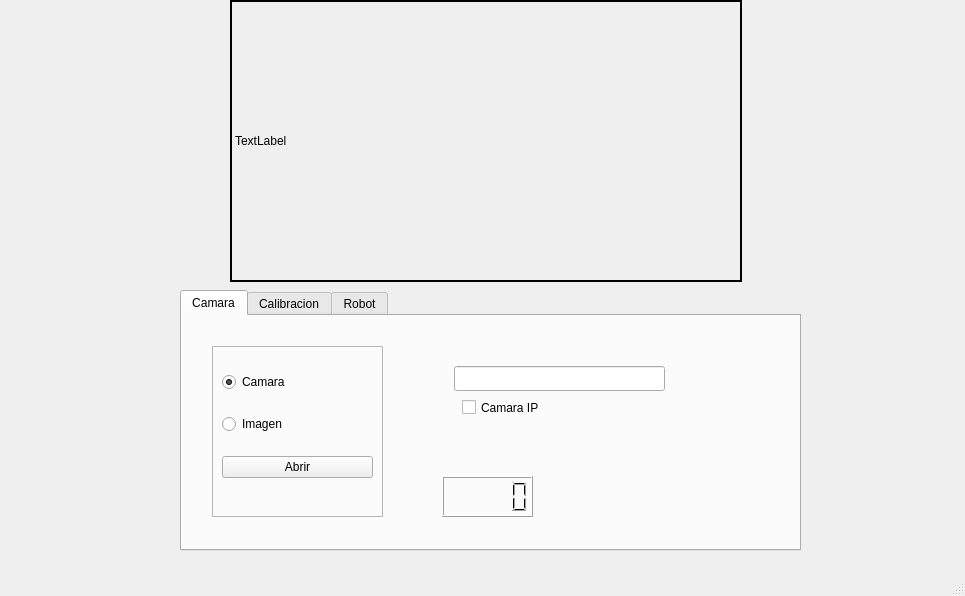
<?xml version="1.0" encoding="UTF-8"?>
<ui version="4.0">
 <class>MainWindow</class>
 <widget class="QMainWindow" name="MainWindow">
  <property name="geometry">
   <rect>
    <x>0</x>
    <y>0</y>
    <width>965</width>
    <height>596</height>
   </rect>
  </property>
  <property name="windowTitle">
   <string>MainWindow</string>
  </property>
  <widget class="QWidget" name="centralwidget">
   <widget class="QLabel" name="label">
    <property name="geometry">
     <rect>
      <x>230</x>
      <y>0</y>
      <width>512</width>
      <height>282</height>
     </rect>
    </property>
    <property name="frameShape">
     <enum>QFrame::WinPanel</enum>
    </property>
    <property name="text">
     <string>TextLabel</string>
    </property>
   </widget>
   <widget class="QTabWidget" name="tabWidget">
    <property name="geometry">
     <rect>
      <x>180</x>
      <y>290</y>
      <width>621</width>
      <height>261</height>
     </rect>
    </property>
    <property name="currentIndex">
     <number>0</number>
    </property>
    <widget class="QWidget" name="tab_4">
     <attribute name="title">
      <string>Camara</string>
     </attribute>
     <widget class="QFrame" name="frame_2">
      <property name="geometry">
       <rect>
        <x>30</x>
        <y>30</y>
        <width>171</width>
        <height>171</height>
       </rect>
      </property>
      <property name="frameShape">
       <enum>QFrame::StyledPanel</enum>
      </property>
      <property name="frameShadow">
       <enum>QFrame::Raised</enum>
      </property>
      <widget class="QWidget" name="layoutWidget">
       <property name="geometry">
        <rect>
         <x>10</x>
         <y>10</y>
         <width>151</width>
         <height>141</height>
        </rect>
       </property>
       <layout class="QVBoxLayout" name="verticalLayout_2">
        <item>
         <widget class="QRadioButton" name="radioButton_3">
          <property name="text">
           <string>Camara</string>
          </property>
          <property name="checked">
           <bool>true</bool>
          </property>
         </widget>
        </item>
        <item>
         <widget class="QRadioButton" name="radioButton_4">
          <property name="text">
           <string>Imagen</string>
          </property>
         </widget>
        </item>
        <item>
         <widget class="QPushButton" name="pushButton">
          <property name="text">
           <string>Abrir</string>
          </property>
         </widget>
        </item>
       </layout>
      </widget>
     </widget>
     <widget class="QLineEdit" name="lineEdit">
      <property name="geometry">
       <rect>
        <x>272</x>
        <y>50</y>
        <width>211</width>
        <height>25</height>
       </rect>
      </property>
     </widget>
     <widget class="QLCDNumber" name="lcdNumber">
      <property name="geometry">
       <rect>
        <x>260</x>
        <y>160</y>
        <width>91</width>
        <height>41</height>
       </rect>
      </property>
     </widget>
     <widget class="QCheckBox" name="checkBox">
      <property name="geometry">
       <rect>
        <x>280</x>
        <y>80</y>
        <width>92</width>
        <height>23</height>
       </rect>
      </property>
      <property name="text">
       <string>Camara IP</string>
      </property>
     </widget>
    </widget>
    <widget class="QWidget" name="tab_2">
     <attribute name="title">
      <string>Calibracion</string>
     </attribute>
     <widget class="QPushButton" name="pushButton_2">
      <property name="geometry">
       <rect>
        <x>10</x>
        <y>30</y>
        <width>91</width>
        <height>31</height>
       </rect>
      </property>
      <property name="text">
       <string>Calibrar Area</string>
      </property>
     </widget>
     <widget class="QFrame" name="frame">
      <property name="geometry">
       <rect>
        <x>460</x>
        <y>20</y>
        <width>151</width>
        <height>181</height>
       </rect>
      </property>
      <property name="frameShape">
       <enum>QFrame::StyledPanel</enum>
      </property>
      <property name="frameShadow">
       <enum>QFrame::Raised</enum>
      </property>
      <widget class="QWidget" name="layoutWidget">
       <property name="geometry">
        <rect>
         <x>10</x>
         <y>20</y>
         <width>134</width>
         <height>141</height>
        </rect>
       </property>
       <layout class="QVBoxLayout" name="verticalLayout_3">
        <item>
         <widget class="QRadioButton" name="radioButton">
          <property name="text">
           <string>Original</string>
          </property>
          <property name="checked">
           <bool>true</bool>
          </property>
         </widget>
        </item>
        <item>
         <widget class="QRadioButton" name="radioButton_2">
          <property name="text">
           <string>Puntos Origen</string>
          </property>
          <property name="checked">
           <bool>false</bool>
          </property>
         </widget>
        </item>
        <item>
         <widget class="QRadioButton" name="radioButton_5">
          <property name="text">
           <string>Transformacion</string>
          </property>
          <property name="checked">
           <bool>false</bool>
          </property>
         </widget>
        </item>
       </layout>
      </widget>
     </widget>
     <widget class="QPushButton" name="pushButton_3">
      <property name="geometry">
       <rect>
        <x>10</x>
        <y>80</y>
        <width>91</width>
        <height>31</height>
       </rect>
      </property>
      <property name="text">
       <string>Obejeto 1</string>
      </property>
     </widget>
     <widget class="QPushButton" name="pushButton_4">
      <property name="geometry">
       <rect>
        <x>10</x>
        <y>120</y>
        <width>91</width>
        <height>31</height>
       </rect>
      </property>
      <property name="text">
       <string>Obejeto 2</string>
      </property>
     </widget>
     <widget class="QPushButton" name="pushButton_5">
      <property name="geometry">
       <rect>
        <x>10</x>
        <y>160</y>
        <width>91</width>
        <height>31</height>
       </rect>
      </property>
      <property name="text">
       <string>Obejeto 3</string>
      </property>
     </widget>
     <widget class="QCheckBox" name="checkBox_2">
      <property name="geometry">
       <rect>
        <x>110</x>
        <y>30</y>
        <width>111</width>
        <height>23</height>
       </rect>
      </property>
      <property name="text">
       <string>Geometeria</string>
      </property>
     </widget>
     <widget class="QLabel" name="label_2">
      <property name="geometry">
       <rect>
        <x>130</x>
        <y>60</y>
        <width>16</width>
        <height>16</height>
       </rect>
      </property>
      <property name="text">
       <string>x</string>
      </property>
     </widget>
     <widget class="QLabel" name="label_3">
      <property name="geometry">
       <rect>
        <x>220</x>
        <y>60</y>
        <width>16</width>
        <height>16</height>
       </rect>
      </property>
      <property name="text">
       <string>y</string>
      </property>
     </widget>
     <widget class="QLCDNumber" name="lcdNumber_2">
      <property name="geometry">
       <rect>
        <x>110</x>
        <y>80</y>
        <width>64</width>
        <height>23</height>
       </rect>
      </property>
     </widget>
     <widget class="QLCDNumber" name="lcdNumber_3">
      <property name="geometry">
       <rect>
        <x>180</x>
        <y>80</y>
        <width>64</width>
        <height>23</height>
       </rect>
      </property>
     </widget>
     <widget class="QLCDNumber" name="lcdNumber_10">
      <property name="geometry">
       <rect>
        <x>180</x>
        <y>120</y>
        <width>64</width>
        <height>23</height>
       </rect>
      </property>
     </widget>
     <widget class="QLCDNumber" name="lcdNumber_11">
      <property name="geometry">
       <rect>
        <x>110</x>
        <y>120</y>
        <width>64</width>
        <height>23</height>
       </rect>
      </property>
     </widget>
     <widget class="QLCDNumber" name="lcdNumber_12">
      <property name="geometry">
       <rect>
        <x>180</x>
        <y>160</y>
        <width>64</width>
        <height>23</height>
       </rect>
      </property>
     </widget>
     <widget class="QLCDNumber" name="lcdNumber_13">
      <property name="geometry">
       <rect>
        <x>110</x>
        <y>160</y>
        <width>64</width>
        <height>23</height>
       </rect>
      </property>
     </widget>
     <widget class="QLabel" name="label_6">
      <property name="geometry">
       <rect>
        <x>390</x>
        <y>92</y>
        <width>21</width>
        <height>20</height>
       </rect>
      </property>
      <property name="text">
       <string>cm</string>
      </property>
     </widget>
     <widget class="QLCDNumber" name="lcdNumber_6">
      <property name="geometry">
       <rect>
        <x>320</x>
        <y>170</y>
        <width>64</width>
        <height>23</height>
       </rect>
      </property>
     </widget>
     <widget class="QLabel" name="label_8">
      <property name="geometry">
       <rect>
        <x>390</x>
        <y>180</y>
        <width>21</width>
        <height>20</height>
       </rect>
      </property>
      <property name="text">
       <string>cm</string>
      </property>
     </widget>
     <widget class="QLCDNumber" name="lcdNumber_9">
      <property name="geometry">
       <rect>
        <x>320</x>
        <y>90</y>
        <width>64</width>
        <height>23</height>
       </rect>
      </property>
     </widget>
     <widget class="QLabel" name="label_13">
      <property name="geometry">
       <rect>
        <x>300</x>
        <y>134</y>
        <width>141</width>
        <height>20</height>
       </rect>
      </property>
      <property name="text">
       <string>Distancia obj2- obj3</string>
      </property>
     </widget>
     <widget class="QLabel" name="label_14">
      <property name="geometry">
       <rect>
        <x>300</x>
        <y>60</y>
        <width>141</width>
        <height>20</height>
       </rect>
      </property>
      <property name="text">
       <string>Distancia obj1- obj2</string>
      </property>
     </widget>
    </widget>
    <widget class="QWidget" name="tab">
     <attribute name="title">
      <string>Robot</string>
     </attribute>
     <widget class="QLabel" name="label_12">
      <property name="geometry">
       <rect>
        <x>340</x>
        <y>80</y>
        <width>101</width>
        <height>20</height>
       </rect>
      </property>
      <property name="text">
       <string>No has llegado</string>
      </property>
     </widget>
     <widget class="QLabel" name="label_10">
      <property name="geometry">
       <rect>
        <x>430</x>
        <y>190</y>
        <width>51</width>
        <height>21</height>
       </rect>
      </property>
      <property name="text">
       <string>Angulo</string>
      </property>
     </widget>
     <widget class="QLabel" name="label_4">
      <property name="geometry">
       <rect>
        <x>460</x>
        <y>46</y>
        <width>141</width>
        <height>20</height>
       </rect>
      </property>
      <property name="text">
       <string>Distancia obj1- obj2</string>
      </property>
     </widget>
     <widget class="QLabel" name="label_11">
      <property name="geometry">
       <rect>
        <x>560</x>
        <y>180</y>
        <width>16</width>
        <height>16</height>
       </rect>
      </property>
      <property name="text">
       <string>o</string>
      </property>
     </widget>
     <widget class="QLCDNumber" name="lcdNumber_7">
      <property name="geometry">
       <rect>
        <x>490</x>
        <y>150</y>
        <width>64</width>
        <height>23</height>
       </rect>
      </property>
     </widget>
     <widget class="QLCDNumber" name="lcdNumber_8">
      <property name="geometry">
       <rect>
        <x>490</x>
        <y>190</y>
        <width>64</width>
        <height>23</height>
       </rect>
      </property>
     </widget>
     <widget class="QLabel" name="label_5">
      <property name="geometry">
       <rect>
        <x>570</x>
        <y>90</y>
        <width>16</width>
        <height>16</height>
       </rect>
      </property>
      <property name="text">
       <string>px</string>
      </property>
     </widget>
     <widget class="QLabel" name="label_7">
      <property name="geometry">
       <rect>
        <x>570</x>
        <y>160</y>
        <width>16</width>
        <height>16</height>
       </rect>
      </property>
      <property name="text">
       <string>px</string>
      </property>
     </widget>
     <widget class="QLCDNumber" name="lcdNumber_4">
      <property name="geometry">
       <rect>
        <x>490</x>
        <y>80</y>
        <width>64</width>
        <height>23</height>
       </rect>
      </property>
     </widget>
     <widget class="QLabel" name="label_9">
      <property name="geometry">
       <rect>
        <x>460</x>
        <y>120</y>
        <width>141</width>
        <height>20</height>
       </rect>
      </property>
      <property name="text">
       <string>Distancia obj2- obj3</string>
      </property>
     </widget>
     <widget class="QCheckBox" name="checkBox_3">
      <property name="geometry">
       <rect>
        <x>340</x>
        <y>50</y>
        <width>111</width>
        <height>21</height>
       </rect>
      </property>
      <property name="text">
       <string>Automatico</string>
      </property>
     </widget>
     <widget class="QWidget" name="layoutWidget">
      <property name="geometry">
       <rect>
        <x>60</x>
        <y>70</y>
        <width>254</width>
        <height>89</height>
       </rect>
      </property>
      <layout class="QGridLayout" name="gridLayout">
       <item row="0" column="1">
        <widget class="QPushButton" name="pushButton_6">
         <property name="text">
          <string>Adelante</string>
         </property>
        </widget>
       </item>
       <item row="1" column="0">
        <widget class="QPushButton" name="pushButton_8">
         <property name="text">
          <string>Izquierda</string>
         </property>
        </widget>
       </item>
       <item row="1" column="2">
        <widget class="QPushButton" name="pushButton_9">
         <property name="text">
          <string>Derecha</string>
         </property>
        </widget>
       </item>
       <item row="2" column="1">
        <widget class="QPushButton" name="pushButton_7">
         <property name="text">
          <string>Atras</string>
         </property>
        </widget>
       </item>
       <item row="1" column="1">
        <widget class="QPushButton" name="pushButton_10">
         <property name="text">
          <string>Paro</string>
         </property>
        </widget>
       </item>
      </layout>
     </widget>
    </widget>
   </widget>
  </widget>
  <widget class="QMenuBar" name="menubar">
   <property name="geometry">
    <rect>
     <x>0</x>
     <y>0</y>
     <width>965</width>
     <height>22</height>
    </rect>
   </property>
  </widget>
  <widget class="QStatusBar" name="statusbar"/>
 </widget>
 <resources/>
 <connections/>
</ui>
